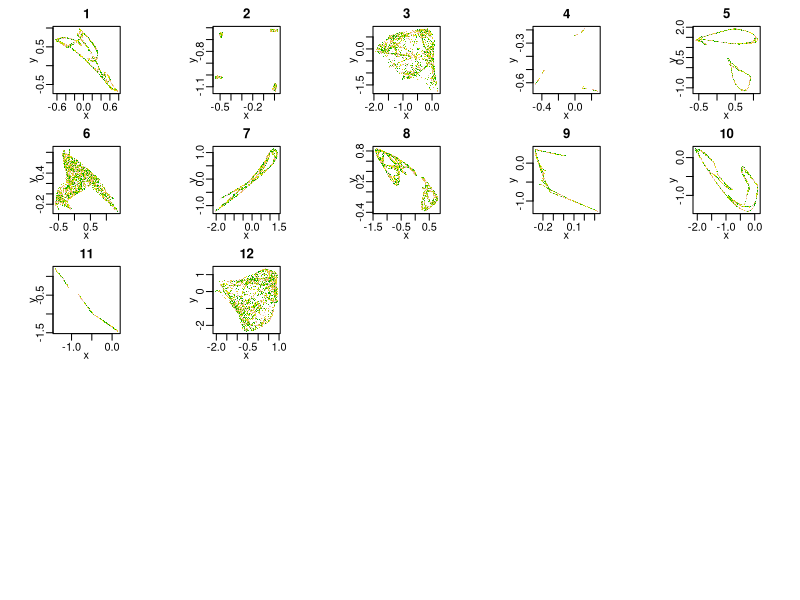

Reproduce this figure in R. (Note: this script raises an error after producing the figure.)
par(mfrow=c(5,5))
n=5000
m=1000
l=0
amat=list()

for (k in 1:750) {
  pm=array(data=NA, dim = c(n,2))
  # a=rep(0,12)
  # b=round(runif(n = 1, min = 4, max = 12),0)
  a=runif(12, min=-1.2, max = 1.2)
  
  xn=.1
  yn=.1
  ep=.0000001
  xm=xn+ep
  ym=xn+ep
  dbox=rep(NA,m)
  for(j in 1:m) {
    xn1=a[1]+ a[2]*xn + a[3]*(xn)^2 + a[4]*(xn*yn) + a[5]*yn+a[6]*abs(yn)
    yn1=a[7]+ a[8]*xn + a[9]*abs(xn) + a[10]*(xn*yn) + a[11]*yn+a[12]*(yn)^2
    xm1=a[1]+ a[2]*xm + a[3]*(xm)^2 + a[4]*(xm*ym) + a[5]*ym+a[6]*abs(ym)
    ym1=a[7]+ a[8]*xm + a[9]*abs(xm) + a[10]*(xm*ym) + a[11]*ym+a[12]*(ym)^2
    d=(xn1-xm1)^2+(yn1-ym1)^2
    dbox[j]=d
    xn=xn1
    yn=yn1
    xm=xm1
    ym=ym1
  }
  if(dbox[m]>100 || is.nan(dbox[m])) { next 
  } else if(any(abs(dbox[(m-500):(m-1)]-dbox[m])<.0000001) ){ next
  } else {
    for (j in 1:n) {
      xn1=a[1]+ a[2]*xn + a[3]*(xn)^2 + a[4]*(xn*yn) + a[5]*yn+a[6]*abs(yn)
      yn1=a[7]+ a[8]*xn + a[9]*abs(xn) + a[10]*(xn*yn) + a[11]*yn+a[12]*(yn)^2
      pm[j,]=c(xn1,yn1)
      xn=xn1
      yn=yn1
      
      
    }
    if(any(is.nan(pm))){
      break
    } else {
      l=l+1
      amat[[l]]=a
      par(pty="s", mar=c(2,2,2,1), mgp=c(1.1,.5,0))
      plot(pm[,1], pm[,2], pch=16, cex=.2, main=l, col=terrain.colors(10), xlab = "x", ylab = "y")
    }  
  }
}

#blow up selected------------
a=amat[[15]]
n=100000
pm=array(data=NA, dim = c(n,2))
xn=.1
yn=.1
for (j in 1:n) {
  xn1=a[1]+ a[2]*xn + a[3]*(xn)^2 + a[4]*(xn*yn) + a[5]*yn+a[6]*abs(yn)
  yn1=a[7]+ a[8]*xn + a[9]*abs(xn) + a[10]*(xn*yn) + a[11]*yn+a[12]*(yn)^2
  pm[j,]=c(xn1,yn1)
  xn=xn1
  yn=yn1
  
  
}
par(mfrow=c(1,1), pty="m")
plot(x=pm[10:n,1], y=pm[10:n,2], pch=16, cex=.2, main="", xlab = "x", ylab = "y", col=terrain.colors(10))
